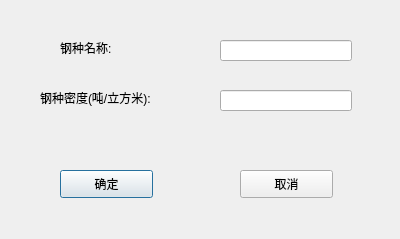
<?xml version="1.0" encoding="UTF-8"?>
<ui version="4.0">
 <class>Dialog</class>
 <widget class="QDialog" name="Dialog">
  <property name="geometry">
   <rect>
    <x>0</x>
    <y>0</y>
    <width>400</width>
    <height>239</height>
   </rect>
  </property>
  <property name="windowTitle">
   <string>Dialog</string>
  </property>
  <widget class="QLineEdit" name="Lne_steelName">
   <property name="geometry">
    <rect>
     <x>220</x>
     <y>40</y>
     <width>132</width>
     <height>21</height>
    </rect>
   </property>
  </widget>
  <widget class="QLineEdit" name="Lne_steelDensity">
   <property name="geometry">
    <rect>
     <x>220</x>
     <y>90</y>
     <width>132</width>
     <height>21</height>
    </rect>
   </property>
  </widget>
  <widget class="QLabel" name="Lab_showSteelType">
   <property name="geometry">
    <rect>
     <x>60</x>
     <y>40</y>
     <width>72</width>
     <height>15</height>
    </rect>
   </property>
   <property name="text">
    <string>钢种名称:</string>
   </property>
   <property name="buddy">
    <cstring>Lne_steelName</cstring>
   </property>
  </widget>
  <widget class="QLabel" name="Lab_showSteelType_2">
   <property name="geometry">
    <rect>
     <x>40</x>
     <y>90</y>
     <width>151</width>
     <height>16</height>
    </rect>
   </property>
   <property name="text">
    <string>钢种密度(吨/立方米):</string>
   </property>
   <property name="buddy">
    <cstring>Lne_steelDensity</cstring>
   </property>
  </widget>
  <widget class="QPushButton" name="Btn_Yes">
   <property name="geometry">
    <rect>
     <x>60</x>
     <y>170</y>
     <width>93</width>
     <height>28</height>
    </rect>
   </property>
   <property name="text">
    <string>确定</string>
   </property>
  </widget>
  <widget class="QPushButton" name="Btn_No">
   <property name="geometry">
    <rect>
     <x>240</x>
     <y>170</y>
     <width>93</width>
     <height>28</height>
    </rect>
   </property>
   <property name="text">
    <string>取消</string>
   </property>
  </widget>
 </widget>
 <resources/>
 <connections/>
</ui>
